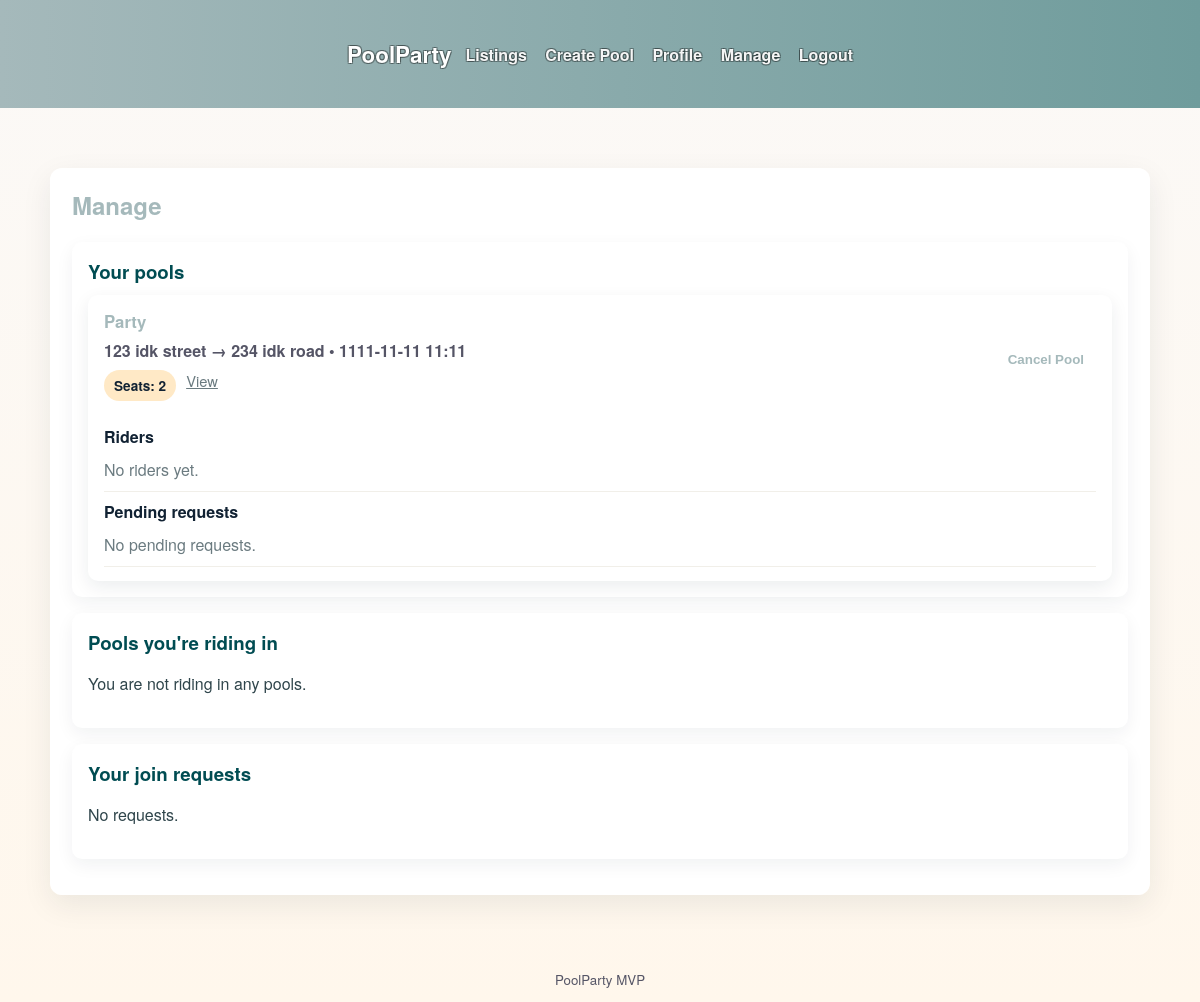
The app's page /manage (signed in), older data.
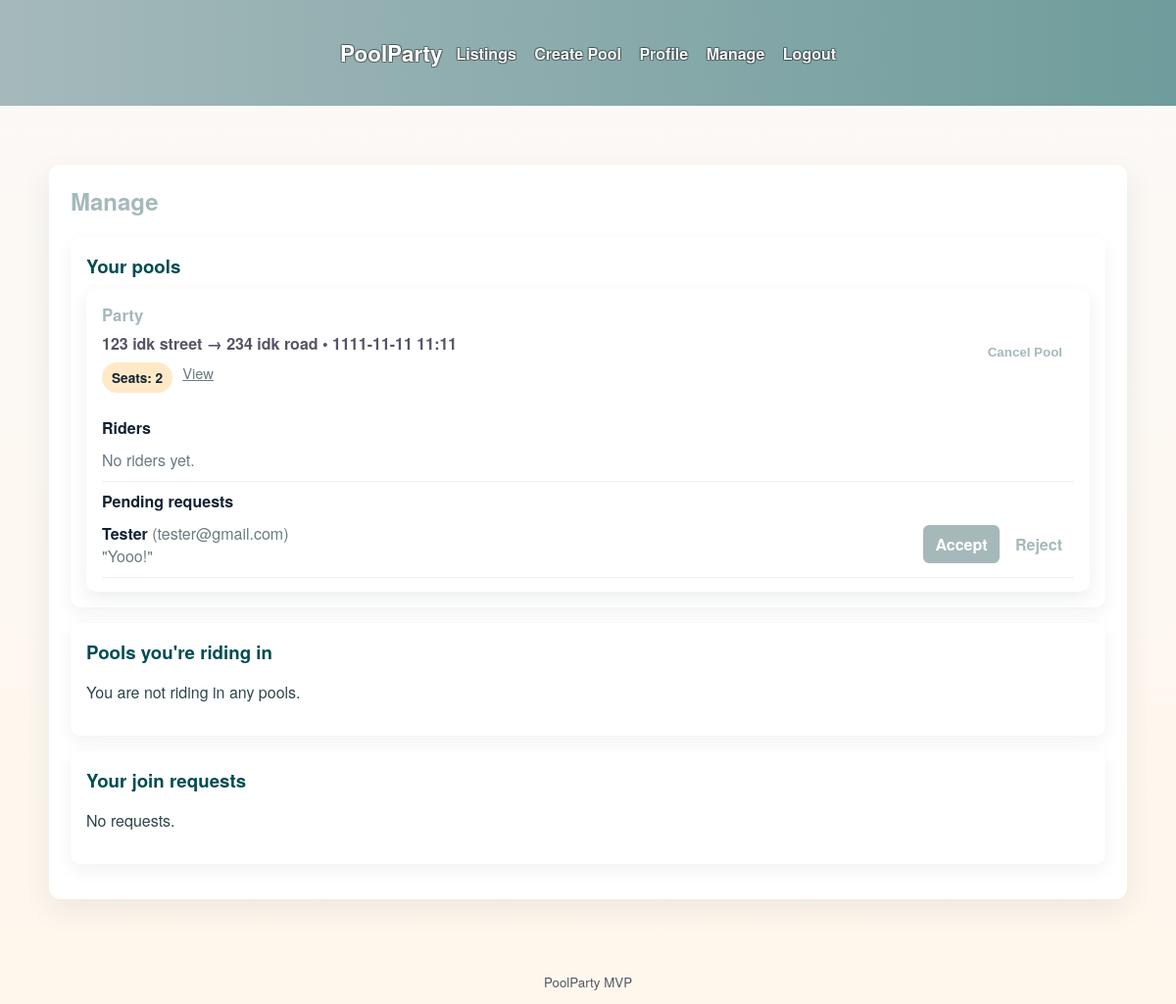
The same page, newer data.
### app/models.py (models this page shows, shortened)
class Pool(db.Model):
    id = db.Column(db.Integer, primary_key=True)
    title = db.Column(db.String(140), nullable=False)
    origin = db.Column(db.String(140), nullable=False)
    destination = db.Column(db.String(140), nullable=False)
    depart_time = db.Column(db.DateTime, nullable=True)
    seats = db.Column(db.Integer, default=1)
    description = db.Column(db.Text)
    cancelled = db.Column(db.Boolean, default=False)
    created_at = db.Column(db.DateTime, default=datetime.utcnow)
    owner_id = db.Column(db.Integer, db.ForeignKey('user.id'))
    join_requests = db.relationship('JoinRequest', backref='pool', lazy='dynamic')
    rides = db.relationship('Ride', backref='pool', lazy='dynamic')

class JoinRequest(db.Model):
    id = db.Column(db.Integer, primary_key=True)
    user_id = db.Column(db.Integer, db.ForeignKey('user.id'))
    pool_id = db.Column(db.Integer, db.ForeignKey('pool.id'))
    message = db.Column(db.Text)
    status = db.Column(db.String(20), default='pending')  # pending/accepted/rejected
    created_at = db.Column(db.DateTime, default=datetime.utcnow)

class User(UserMixin, db.Model):
    id = db.Column(db.Integer, primary_key=True)
    username = db.Column(db.String(64), unique=True, nullable=False)
    email = db.Column(db.String(120), unique=True, nullable=False)
    password = db.Column(db.String(128), nullable=False)
    full_name = db.Column(db.String(128))
    phone = db.Column(db.String(32))
    pickup_address = db.Column(db.String(255))
    pickup_notes = db.Column(db.Text)
    appearance = db.Column(db.String(255))
    created_at = db.Column(db.DateTime, default=datetime.utcnow)
    pools = db.relationship('Pool', backref='owner', lazy='dynamic')
    join_requests = db.relationship('JoinRequest', backref='requester', lazy='dynamic')

### app/main.py (the view, shortened to what this page needs)
@main_bp.route('/manage')
@login_required
def manage():
    try:
        owned_pools = Pool.query.filter_by(owner_id=current_user.id, cancelled=False).all()
    except Exception:
        owned_pools = Pool.query.filter_by(owner_id=current_user.id).all()
    my_rides = Ride.query.filter_by(user_id=current_user.id).join(Pool).filter(Pool.owner_id != current_user.id).all()
    raw_requests = JoinRequest.query.filter_by(user_id=current_user.id, status='pending').all()
    my_requests = []
    owner_raw_requests = JoinRequest.query.join(Pool).filter(Pool.owner_id == current_user.id, JoinRequest.status == 'pending').all()
    owner_requests = []
    for jr in owner_raw_requests:
        pool = jr.pool
        if hasattr(pool, 'cancelled') and pool.cancelled:
            continue
        owner_requests.append(jr)
    owner_pools_info = []
    for p in owned_pools:
        rides = Ride.query.filter_by(pool_id=p.id).all()
        riders = []
        for r in rides:
            u = User.query.get(r.user_id)
            if u:
                riders.append({'user': u, 'ride': r})
        reqs = [jr for jr in owner_requests if jr.pool_id == p.id]
        owner_pools_info.append({'pool': p, 'riders': riders, 'requests': reqs})
    return render_template('manage.html', owned_pools=owned_pools, my_requests=my_requests, my_rides=my_rides, owner_requests=owner_requests, owner_pools_info=owner_pools_info)

### app/models.py (called while the page is built)
@login_manager.user_loader
def load_user(user_id):
    return User.query.get(int(user_id))

### app/templates/manage.html
{% extends 'base.html' %}
{% block content %}
  <div class="page-card">
    <h2>Manage</h2>
    <section class="section-card">
      <h3>Your pools</h3>
      {% if owner_pools_info %}
        <div class="listings-grid">
      {% for info in owner_pools_info %}
        {% set p = info.pool %}
        <div class="card">
          <div class="card-body">
            <div style="display:flex;justify-content:space-between;align-items:center;margin-bottom:8px;">
              <div>
                <div class="card-title">{{ p.title }}</div>
                <div class="card-route">{{ p.origin }} → {{ p.destination }} {% if p.depart_time %}• {{ p.depart_time.strftime('%Y-%m-%d %H:%M') }}{% endif %}</div>
                <div class="card-meta">
                  <span class="pill">Seats: {{ p.seats }}</span>
                  <a href="{{ url_for('main.pool_detail', pool_id=p.id) }}" class="muted">View</a>
                </div>
              </div>
              <div>
                <form method="post" action="{{ url_for('main.cancel_pool', pool_id=p.id) }}" style="display:inline">
                  <button type="submit" class="btn secondary">Cancel Pool</button>
                </form>
              </div>
            </div>
            <div style="margin-top:6px;">
              <strong>Riders</strong>
              <ul>
                {% if info.riders %}
                  {% for item in info.riders %}
                    <li>{{ item.user.username }} {% if item.ride.status != 'cancelled' %} — {{ item.ride.status }}{% else %} — <em>cancelled</em>{% endif %}
                      <form method="post" action="{{ url_for('main.remove_rider', pool_id=p.id, user_id=item.user.id) }}" style="display:inline;margin-left:8px;">
                        <button type="submit" class="btn secondary">Remove</button>
                      </form>
                    </li>
                  {% endfor %}
                {% else %}
                  <li class="muted">No riders yet.</li>
                {% endif %}
              </ul>
            </div>
            <div style="margin-top:8px;">
              <strong>Pending requests</strong>
              <ul>
                {% if info.requests %}
                  {% for jr in info.requests %}
                    <li>
                      <div style="display:flex;justify-content:space-between;align-items:center;gap:10px;">
                        <div>
                          <div><strong>{{ jr.requester.username }}</strong> <span class="muted">({{ jr.requester.email }})</span></div>
                          {% if jr.message %}
                            <div class="muted">"{{ jr.message }}"</div>
                          {% endif %}
                        </div>
                        <div style="white-space:nowrap;">
                          <a href="{{ url_for('main.handle_request', req_id=jr.id, action='accept') }}" class="btn">Accept</a>
                          <a href="{{ url_for('main.handle_request', req_id=jr.id, action='reject') }}" class="btn secondary">Reject</a>
                        </div>
                      </div>
                    </li>
                  {% endfor %}
                {% else %}
                  <li class="muted">No pending requests.</li>
                {% endif %}
              </ul>
            </div>
          </div>
        </div>
      {% endfor %}
        </div>
      {% else %}
        <p>You do not own any pools.</p>
      {% endif %}
    </section>
    <section class="section-card">
      <h3>Pools you're riding in</h3>
      {% if my_rides %}
        <div class="listings-grid">
      {% for ride in my_rides %}
        <div class="card">
          <div class="card-body">
            <div class="card-title">{{ ride.pool.title }}</div>
            <div class="card-route">{{ ride.pool.origin }} → {{ ride.pool.destination }}</div>
            <div style="margin-top:8px;display:flex;gap:8px;align-items:center;">
              <a href="{{ url_for('main.pool_detail', pool_id=ride.pool.id) }}" class="btn">View</a>
              <form method="post" action="{{ url_for('main.leave_pool', pool_id=ride.pool.id) }}" style="display:inline">
                <button type="submit" class="btn secondary">Leave</button>
              </form>
            </div>
          </div>
        </div>
      {% endfor %}
        </div>
      {% else %}
        <p>You are not riding in any pools.</p>
      {% endif %}
    </section>
    <section class="section-card">
      <h3>Your join requests</h3>
      {% if my_requests %}
        <div class="listings-grid">
      {% for r in my_requests %}
        <div class="card">
          <div class="card-body">
            <div style="display:flex;justify-content:space-between;align-items:center;">
              <div>
                <div class="card-title">{{ r.pool.title }}</div>
                <div class="card-route">{{ r.pool.origin }} → {{ r.pool.destination }}</div>
                <div class="muted">requested on {{ r.created_at.strftime('%Y-%m-%d') }}</div>
                {% if r.message %}
                  <div style="margin-top:6px;" class="muted">"{{ r.message }}"</div>
                {% endif %}
              </div>
              <div style="white-space:nowrap;display:flex;gap:8px;align-items:center;">
                <a href="{{ url_for('main.pool_detail', pool_id=r.pool.id) }}" class="btn">View</a>
                <form method="post" action="{{ url_for('main.cancel_request', req_id=r.id) }}" style="display:inline">
                  <button type="submit" class="btn secondary">Cancel</button>
                </form>
              </div>
            </div>
          </div>
        </div>
      {% endfor %}
        </div>
      {% else %}
        <p>No requests.</p>
      {% endif %}
    </section>
  </div>
{% endblock %}

### app/templates/base.html (shortened to what this page needs)
<!doctype html>
<html lang="en">
  <head>
    <link rel="stylesheet" href="{{ url_for('static', filename='css/style.css') }}">
  </head>
  <body>
    <header>
      <div class="container" style="display:flex;justify-content:space-between;align-items:center;">
  <h1 class="site-title"><a href="{{ url_for('main.listings') }}">PoolParty</a></h1>
        <nav class="main-nav">
          <a href="{{ url_for('main.listings') }}">Listings</a>
          {% if current_user.is_authenticated %}
            <a href="{{ url_for('main.create_pool') }}">Create Pool</a>
            <a href="{{ url_for('auth.profile') }}">Profile</a>
            <a href="{{ url_for('main.manage') }}">Manage</a>
            <a href="{{ url_for('auth.logout') }}">Logout</a>
          {% else %}
            <a href="{{ url_for('auth.login') }}">Login</a>
            <a href="{{ url_for('auth.register') }}">Register</a>
          {% endif %}
        </nav>
      </div>
    </header>
    <main>
      <div class="container">
      {% block content %}{% endblock %}
      </div>
    </main>
    <footer>
      <small>PoolParty MVP</small>
    </footer>
  </body>
</html>

### app/static/css/style.css (style rules this page uses)
:root { --ocean-600: #a5b9bb; --ocean-400: #6f9c9c; --ocean-800: #004c52; --sand-100: #fff7ec; --sand-300: #ffe9c6; --coral: #879c9bcf; --text: #123; --muted: #556; }
body { font-family: 'Helvetica Neue', 'Open Sans', sans-serif; margin: 0; padding: 0; color: var(--text); background: linear-gradient(180deg, #fbf9f7 0%, var(--sand-100) 100%); position: relative; overflow-x: hidden; }
body::before { content: ""; position: fixed; inset: 0; background-image: url('https://images.pexels.com/photos/7676849/pexels-photo-7676849.jpeg'); background-repeat: no-repeat; background-position: center center; background-size: cover; z-index: -1; opacity: 0.36; transform-origin: center; filter: saturate(1.15) contrast(1.08) brightness(1.03); pointer-events: none; animation: pp-bg-float 28s ease-in-out infinite; }
header { background: linear-gradient(90deg, var(--ocean-600), var(--ocean-400)); padding: 14px 24px; color: white; display:flex; justify-content:space-between; align-items:center; }
header h1 { margin: 0; font-size: 1.4rem; }
header h1 a { color: white; text-decoration: none; text-shadow: -1px -1px 0 rgba(0,0,0,0.3), 1px -1px 0 rgba(0,0,0,0.3), -1px 1px 0 rgba(0,0,0,0.3), 1px 1px 0 rgba(0,0,0,0.3); }
header nav a { color: rgba(255,255,255,0.95); margin-left: 14px; text-decoration: none; font-weight:600; text-shadow: -1px -1px 0 rgba(0,0,0,0.3), 1px -1px 0 rgba(0,0,0,0.3), -1px 1px 0 rgba(0,0,0,0.3), 1px 1px 0 rgba(0,0,0,0.3); }
.container { max-width: 1100px; margin: 0 auto; padding: 24px; }
main { padding: 18px 0; }
.listings-grid { display:grid; grid-template-columns: repeat(auto-fit, minmax(260px, 1fr)); gap:18px; }
.card { background: white; border-radius: 10px; box-shadow: 0 6px 18px rgba(18,36,56,0.08); overflow: hidden; display:flex; flex-direction:column; transition: transform .14s ease, box-shadow .14s ease; }
.card-body { padding: 14px 16px; flex:1; display:flex; flex-direction:column; }
.card-title { font-size:1.05rem; font-weight:700; color:var(--ocean-600); margin-bottom:6px; }
.card-route { font-weight:600; color:var(--muted); margin-bottom:8px; }
.card-meta { display:flex; gap:10px; flex-wrap:wrap; font-size:0.92rem; color:#3b5566; margin-bottom:10px; }
.pill { background: var(--sand-300); color: var(--text); padding:6px 10px; border-radius:999px; font-weight:600; font-size:0.85rem; }
.btn { background: var(--ocean-600); color:white; padding:8px 12px; border-radius:6px; text-decoration:none; font-weight:700; }
.btn.secondary { background: transparent; color:var(--ocean-600); border: 1px solid var(--ocean-300); }
footer { padding: 12px 20px; background: transparent; text-align:center; color:var(--muted); }
.muted { color:#6b7b80; }
h2 { color: var(--ocean-600); margin-top:0; }
h3 { color:#234; margin-bottom:6px; }
p { line-height:1.5; color:#2f454b; }
a { color:var(--ocean-600); }
.container ul { list-style:none; padding:0; margin:0; }
.container ul li { padding:10px 0; border-bottom:1px solid #f1efe9; }
.main-nav a { margin-left:14px; color:rgba(255,255,255,0.95); text-decoration:none; font-weight:600; text-shadow: -1px -1px 0 rgba(0,0,0,0.3), 1px -1px 0 rgba(0,0,0,0.3), -1px 1px 0 rgba(0,0,0,0.3), 1px 1px 0 rgba(0,0,0,0.3); }
.site-title { font-size:1.4rem; margin:0; }
.site-title a { color:white; text-decoration:none; text-shadow: -1px -1px 0 rgba(0,0,0,0.3), 1px -1px 0 rgba(0,0,0,0.3), -1px 1px 0 rgba(0,0,0,0.3), 1px 1px 0 rgba(0,0,0,0.3); }
.muted small, .muted { color:#6b7b80; }
.page-card { max-width: 1100px; margin: 18px auto; background: rgba(255,255,255,0.96); border-radius: 12px; box-shadow: 0 10px 30px rgba(12,32,48,0.08); padding: 20px 22px; }
.section-card { background: #fff; border-radius: 10px; padding: 16px; box-shadow: 0 6px 18px rgba(18,36,56,0.06); margin-bottom: 16px; }
.section-card h3 { margin-top: 0; margin-bottom: 10px; color: var(--ocean-800); }

Row changes from the older to the newer data that the page shows:
added JoinRequest: requester.username "Tester", requester.email "tester@gmail.com", message "Yooo!"
Text that changed along with them:
list line gone: "No pending requests."
